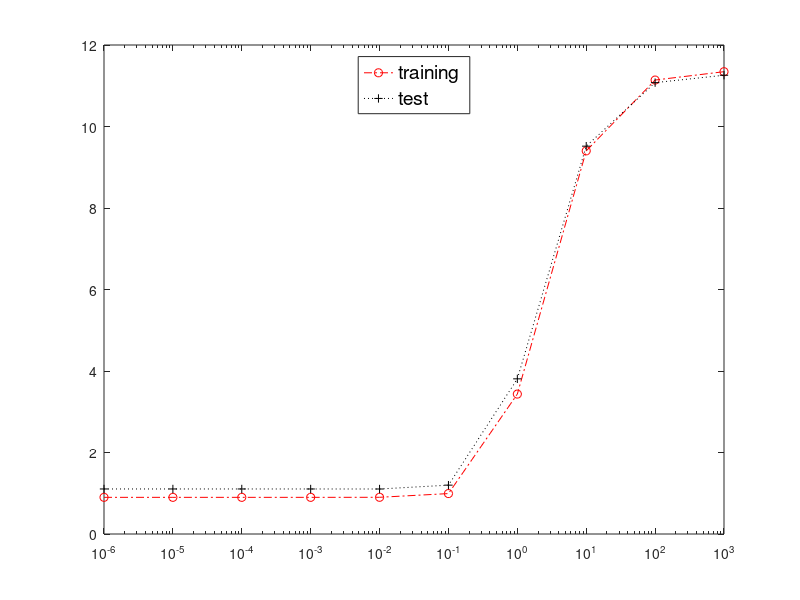

This chart was generated by the following MATLAB code:
clear all;
rng(77)

% generate dataset like that of Q2

ntot = 600; % number of data points
dim = 10; % number of dimensions
ntrain = 100; % number of training examples 
ntest = ntot - ntrain; % number of test examples

a = -6:1:3; % range of powers of ten used
for i=1:length(a)
    gamma(i) = 10^a(i);  % gamma generation
end
gamma_size = numel(gamma);

runs = 200; 

train_errors = zeros(1, gamma_size); % keeps track of training errors
test_errors = zeros(1, gamma_size); % keeps track of test errors


for i=1:runs
    w = randn(1,dim); % pick random value for w from st normal dist.
    x = randn(ntot,dim); % x samples drawn from st normal dist.
    n = randn(ntot,1); % noise drawn from st normal dist.
    y = x*w' + n; % noisy random dataset generated
    % original train/test split
    x_train = x(1:ntrain,:); 
    y_train = y(1:ntrain);
    x_test = x(ntrain+1:end,:);
    y_test= y(ntrain+1:end);
    for j=1:gamma_size
       % obtain alpha parameters for dual ridge regression
       alpha = mldivide((x_train*x_train' + gamma(j)...
                                *ntrain*eye(ntrain)),y_train);
       w_learned = x_train' * alpha; % learned weights from train
       % predictions
       y_test_predict = x_test * w_learned;
       y_train_predict = x_train * w_learned;
       % errors
       MSE_train = (norm(y_train_predict - y_train)^2) /ntrain;
       MSE_test = (norm(y_test_predict - y_test)^2) /ntest;
       % tracks errors over different parameter values
       train_errors(j) = train_errors(j) + MSE_train;
       test_errors(j) = test_errors(j) + MSE_test; 
       
    end
    disp(test_errors)
end    

% computing average values
avg_train_errors = train_errors./runs;
avg_test_errors = test_errors./runs;

% plots 
figure
semilogx(gamma,avg_train_errors, '-.or')
hold on 
semilogx(gamma, avg_test_errors, ':+k')
hold off
h = legend('training', 'test','Location','north');
set(h, 'FontSize', 14);